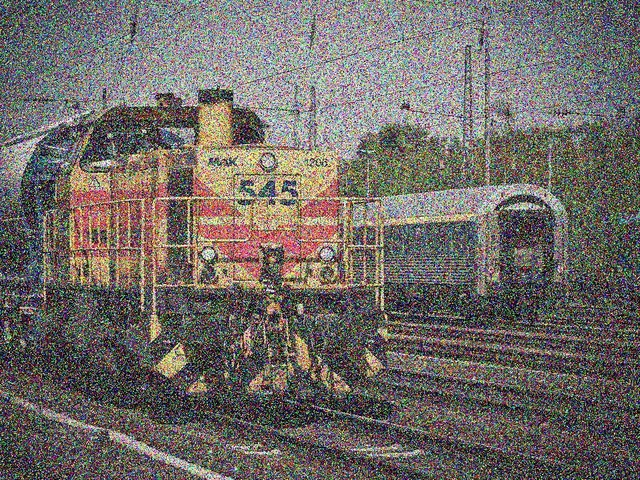
#> input picture images/noise.jpg, 640 x 480 px, shrunk from 960 x 720 before the run, found by its file name
$ jupyter execute '[3]_convolution.ipynb'   (shell and % lines are left out)
#> lines starting #> are read from the running program, lines starting #| are printed output that depends on the picture
[cell 1]
import time
from functools import wraps

def calc_time(f):
  @wraps(f)
  def wrapper(*args, **kwds):
    start = time.time()
    result = f(*args, **kwds)
    elapsed = time.time() - start
    print("%s took %ds" % (f.__name__, elapsed))
    return result
  return wrapper

[cell 2]
import cv2
import numpy as np


class Convolution:
    def __init__(self):
        return None

    @calc_time
    def correlation(self, image, kernel):
        h_image, w_image = image.shape
        h_kernel, w_kernel = kernel.shape
        h, w = h_image - h_kernel + 1, w_image - w_kernel + 1

        I = image.copy()
        return np.array([[I[i:i + w_kernel,j:j + h_kernel].ravel() @ kernel.ravel() for j in range(w)] for i in range(h)])

    @calc_time
    def convolution(self, image, kernel):
        return self.correlation(image, np.rot90(np.rot90(kernel)))

### Test on matrix

[cell 3]
kernel = np.array([[-1, 0, 1],[-2, 0, 2],[-1, 0, 1]])
image = np.array([[1, 2, 3],[4, 5, 6],[7, 8, 9]])

conv = Convolution()
print('Correlation')
print(conv.correlation(image, kernel))
print('Convolution')
print(conv.convolution(image, kernel))

### Test reduce noise on image

[cell 4]
import matplotlib.pyplot as plt


# Kernel Gaussian 3x3
kernel = np.array([[0.0113, 0.0838, 0.0113],
                    [0.0838, 0.6193, 0.0838],
                    [0.0113, 0.0838, 0.0113]])

image = cv2.imread('noise.jpg', 0)
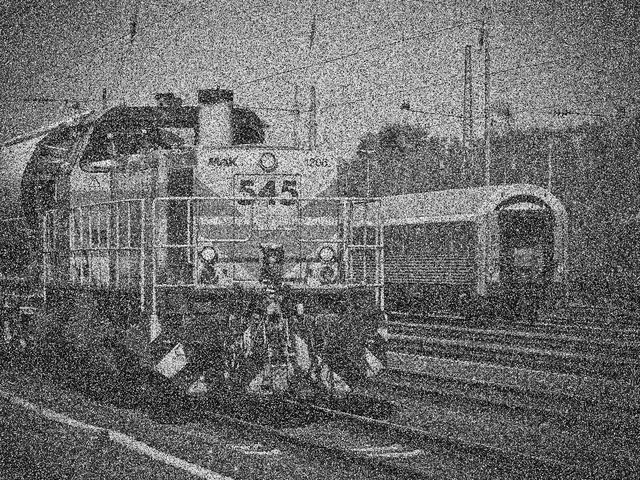
#> image: shape (480, 640); min 0, max 255, mean 107.6
# new_image_cor = conv.correlation(image, kernel)
new_image = conv.convolution(image, kernel)


# Gauss openCV
t1 = time.time()
gauss = cv2.GaussianBlur(image, (3, 3), 0)
t2 = time.time()
print(f'OpenCV took {t2 - t1}s')

fig, ax = plt.subplots(1, 3, figsize=(20, 20))
ax[0].imshow(image, cmap="gray")
ax[0].axis("off")
ax[0].set_title("original", fontsize=16)

ax[1].imshow(new_image, cmap="gray")
ax[1].axis("off")
ax[1].set_title("convolution", fontsize=16)

ax[2].imshow(gauss, cmap="gray")
ax[2].axis("off")
ax[2].set_title("GaussianBlur openCV", fontsize=16)
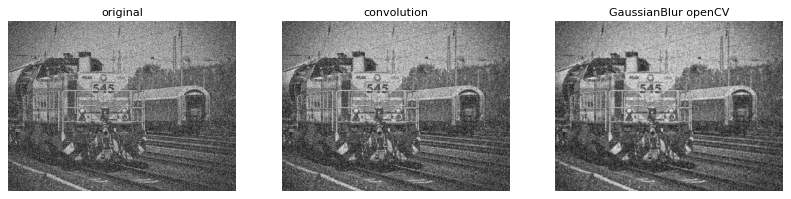
#> figure drawn by matplotlib, 3 panels

### Test egde detection

[cell 5]
image = cv2.imread('shape.jpg', 0)
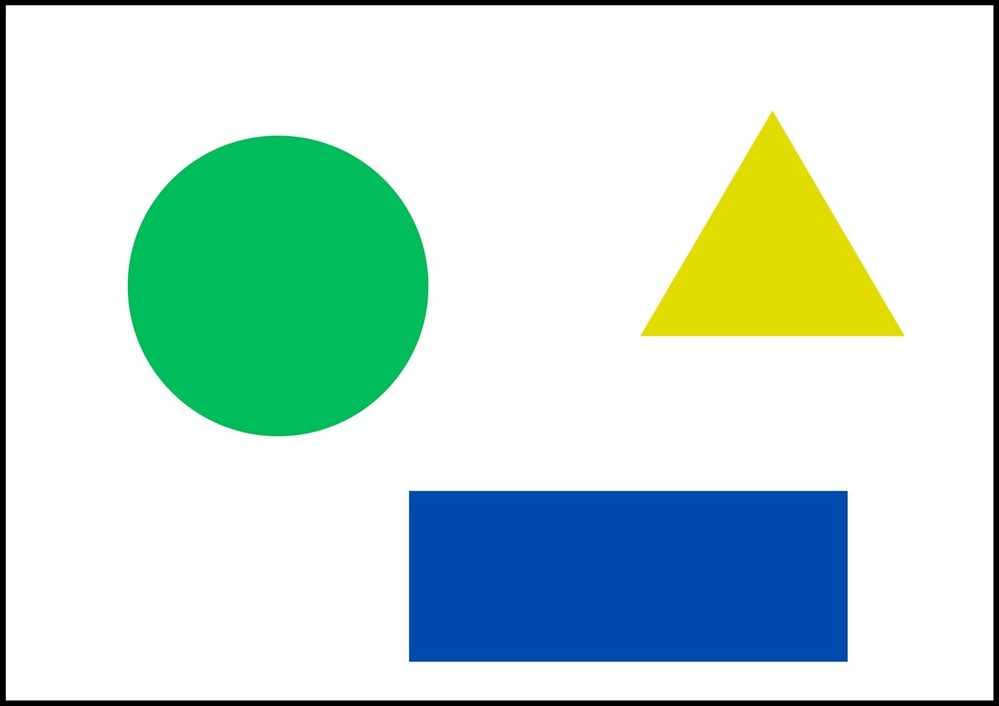
#> input picture images/shape.jpg, 999 x 706 px, shrunk from 1500 x 1060 before the run, found by its file name
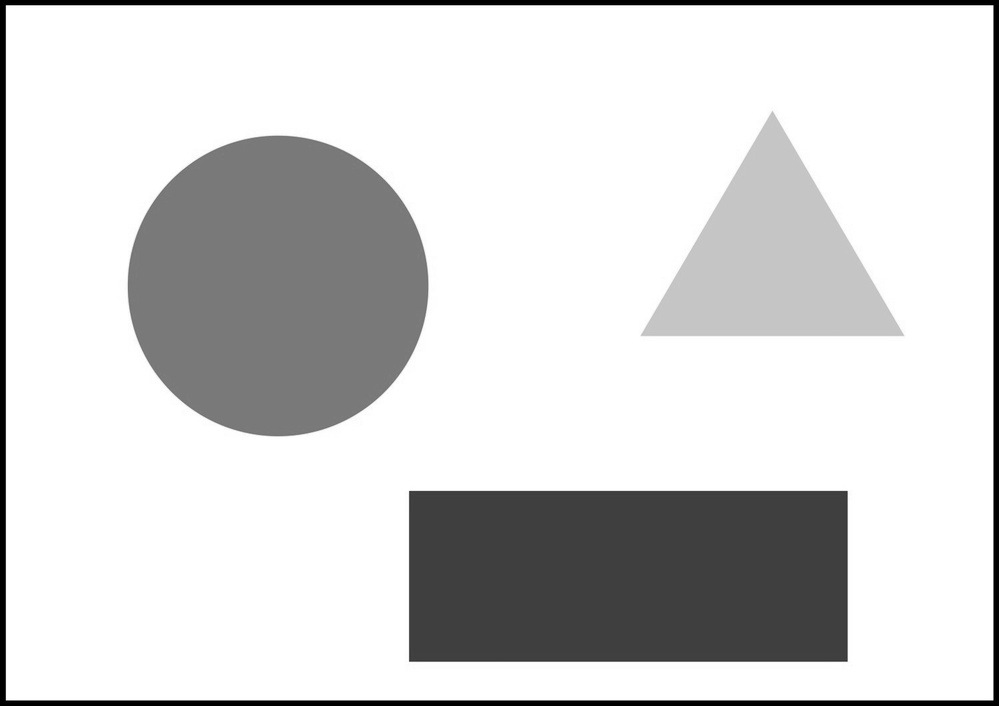
#> image: shape (706, 999); min 0, max 255, mean 211.9

# Implement
sobel_x = np.array([[-1,0,1],
                    [-2,0,2],
                    [-1,0,1]])

sobel_y = np.array([[-1,-2,-1],
                    [0,0,0],
                    [1,2,1]])

conv = Convolution()
new_image_x = conv.convolution(image, sobel_x)
#> in correlation (call 4), `return np.array([[I[i:i + w_kernel,j:j + h_kernel].ravel() @ kernel.ra..`:
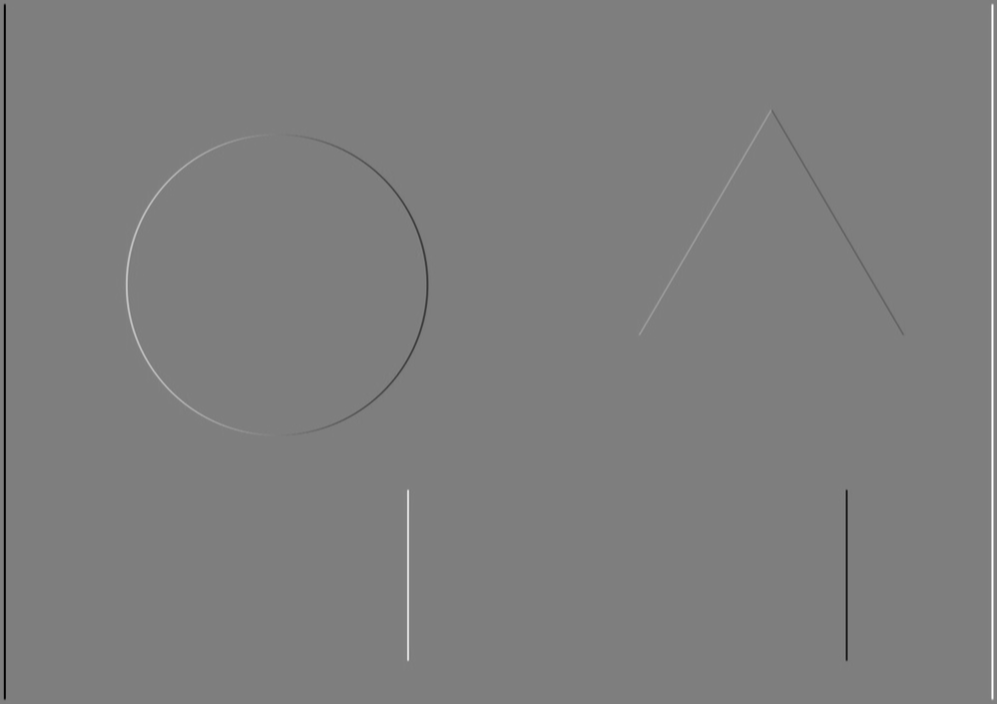
#> returned value: shape (704, 997) int64; min -1008, max 1020, mean 0; drawn with min black and max white
new_image_y = conv.convolution(image, sobel_y)
#> in correlation (call 5), `return np.array([[I[i:i + w_kernel,j:j + h_kernel].ravel() @ kernel.ra..`:
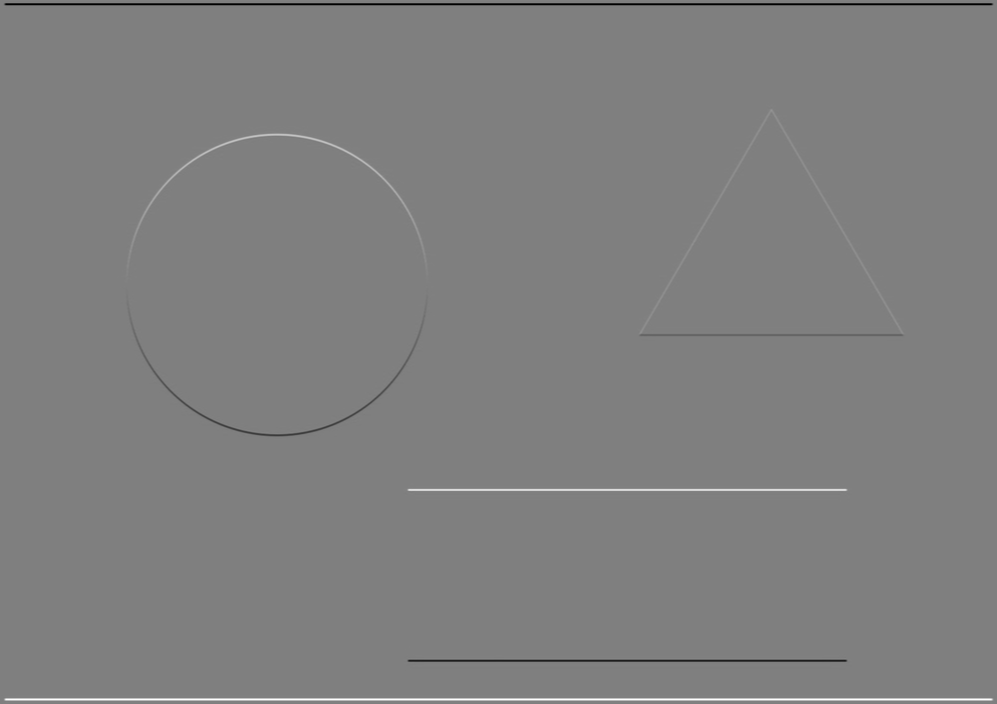
#> returned value: shape (704, 997) int64; min -1020, max 1020, mean 0; drawn with min black and max white

# OpenCV Function
t1 = time.time()
cv_new_image_x = cv2.filter2D(image, -1, sobel_x)
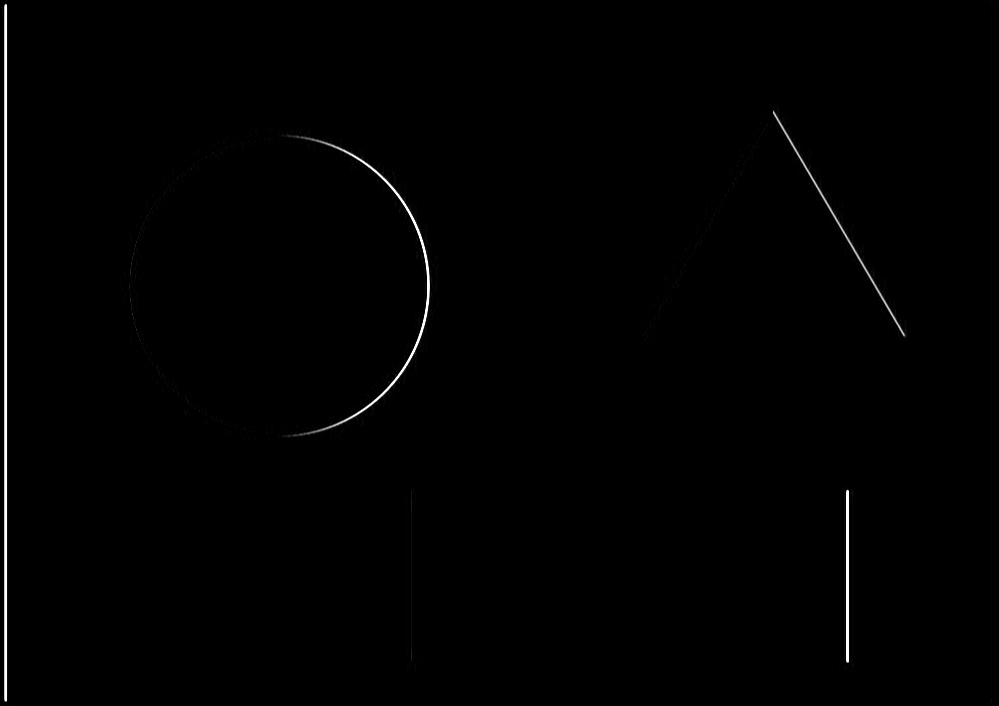
#> cv_new_image_x: shape (706, 999); min 0, max 255, mean 1.5
t2 = time.time()
print('OpenCV took {}s'.format(t2 - t1))
cv_new_image_y = cv2.filter2D(image, -1, sobel_y)
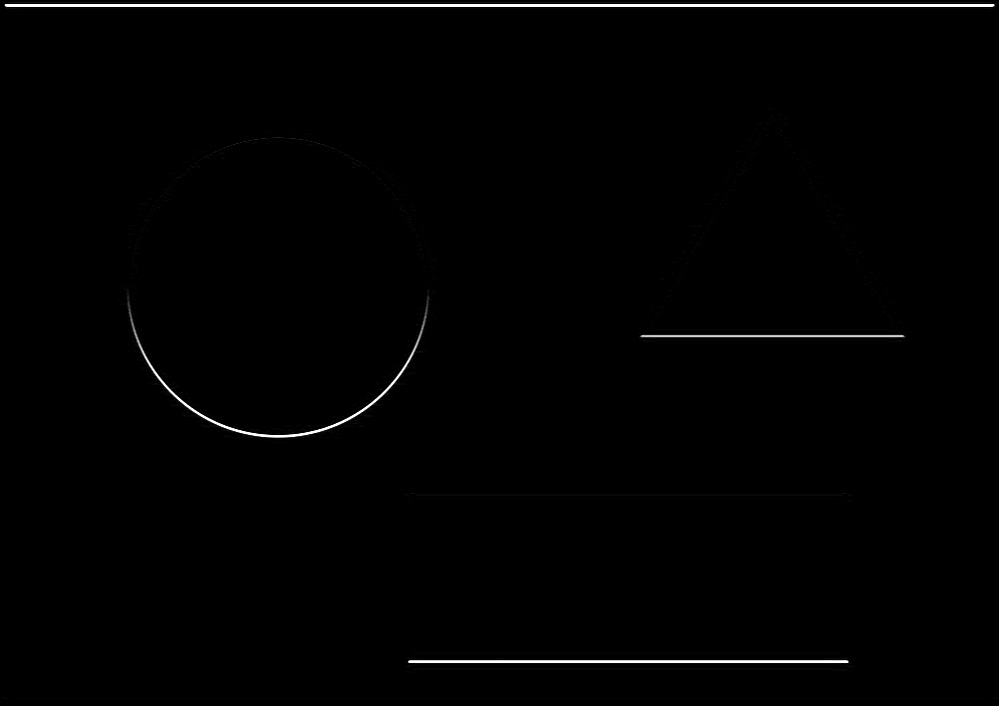
#> cv_new_image_y: shape (706, 999); min 0, max 255, mean 2.2

[cell 6]
fig, ax = plt.subplots(2, 3, figsize=(20, 10))
ax[0][0].imshow(image, cmap="gray")
ax[0][0].axis("off")
ax[0][0].set_title("original", fontsize=12)

ax[0][1].imshow(new_image_x, cmap="gray")
ax[0][1].axis("off")
ax[0][1].set_title("X implement", fontsize=12)

ax[0][2].imshow(new_image_y, cmap="gray")
ax[0][2].axis("off")
ax[0][2].set_title("Y implement", fontsize=12)

ax[1][0].imshow(image, cmap="gray")
ax[1][0].axis("off")
ax[1][0].set_title("original", fontsize=12)

ax[1][1].imshow(cv_new_image_x, cmap="gray")
ax[1][1].axis("off")
ax[1][1].set_title("X openCV", fontsize=12)

ax[1][2].imshow(cv_new_image_y, cmap="gray")
ax[1][2].axis("off")
ax[1][2].set_title("Y openCV", fontsize=12)


plt.show()
